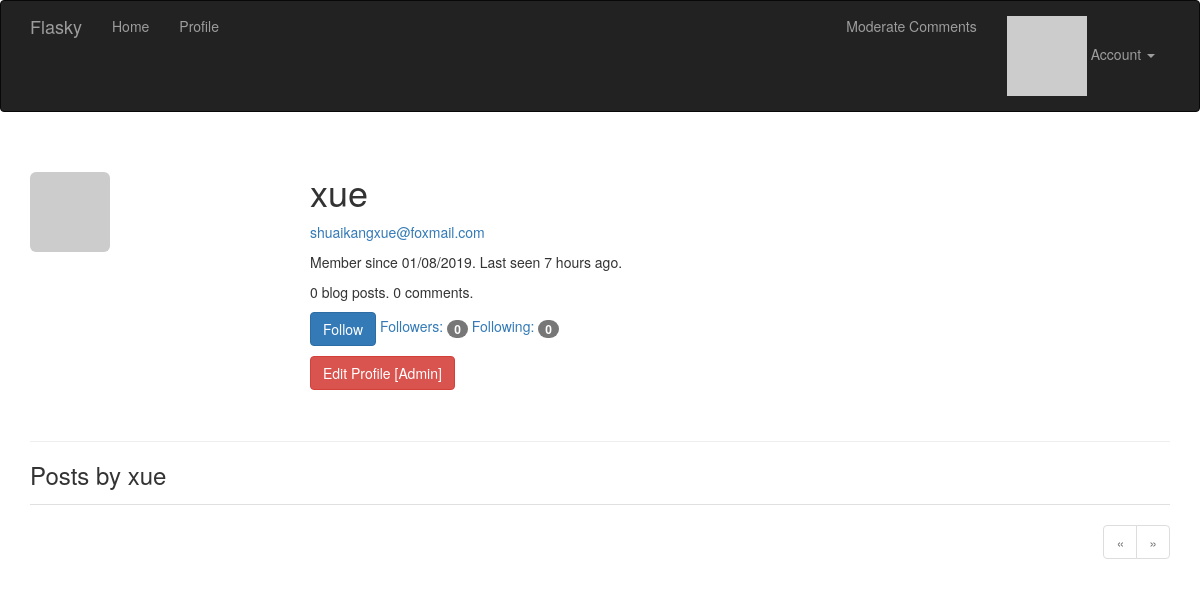
The page /user/xue (signed in) on the database its author committed.
### app/models.py (models this page shows, shortened)
class User(UserMixin, db.Model):
    __tablename__ = 'users'
    id = db.Column(db.Integer, primary_key=True)
    email = db.Column(db.String(64), unique=True, index=True)
    username = db.Column(db.String(64), unique=True, index=True)
    role_id = db.Column(db.Integer, db.ForeignKey('roles.id'))
    password_hash = db.Column(db.String(128))
    confirmed = db.Column(db.Boolean, default=False)
    name = db.Column(db.String(64))
    location = db.Column(db.String(64))
    about_me = db.Column(db.Text())
    member_since = db.Column(db.DateTime(), default=datetime.utcnow)
    last_seen = db.Column(db.DateTime(), default=datetime.utcnow)
    avatar_hash = db.Column(db.String(32))
    posts = db.relationship('Post', backref='author', lazy='dynamic')
    followed = db.relationship('Follow',
                                foreign_keys=[Follow.follower_id],
                                backref=db.backref('follower', lazy='joined'),
                                lazy='dynamic',
                                cascade='all, delete-orphan')
    followers = db.relationship('Follow',
                                foreign_keys=[Follow.followed_id],
                                backref=db.backref('followed', lazy='joined'),
                                lazy='dynamic',
                                cascade='all, delete-orphan')
    comments = db.relationship('Comment', backref='author', lazy='dynamic')
    @property
    def password(self):
        raise AttributeError('password is not a readable attribute')
    def can(self, perm):
        return self.role is not None and self.role.has_permission(perm)
    def is_administrator(self):
        return self.can(Permission.ADMIN)
    def ping(self):
        self.last_seen = datetime.utcnow()
        db.session.add(self)
    def gravatar(self, size=100, default='identicon', rating='g'):
        url = 'https://secure.gravatar.com/avatar'
        hash = self.avatar_hash or self.gravatar_hash()
        return '{url}/{hash}?s={size}&d={default}&r={rating}'.format(
            url=url, hash=hash, size=size, default=default, rating=rating)
    def is_following(self, user):
        if user.id is None:
            return False
        return self.followed.filter_by(
                    followed_id=user.id).first() is not None

### app/main/views.py (the view)
@main.route('/user/<username>')
def user(username):
    user = User.query.filter_by(username=username).first_or_404()
    page = request.args.get('page', 1, type=int)
    pagination = user.posts.order_by(Post.timestamp.desc()).paginate(
            page, per_page=current_app.config['FLASKY_POSTS_PER_PAGE'],
            error_out=False)
    posts = pagination.items
    return render_template('user.html', user=user, posts=posts,
            pagination=pagination)

### app/auth/views.py (called while the page is built)
@auth.before_app_request
def before_request():
    if current_user.is_authenticated:
        current_user.ping()
        if not current_user.confirmed \
                and request.endpoint \
                and request.blueprint != 'auth' \
                and request.endpoint != 'static':
            return redirect(url_for('auth.unconfirmed'))

### app/main/__init__.py (called while the page is built)
@main.app_context_processor
def inject_permissions():
    return dict(Permission=Permission)

### app/main/views.py (called while the page is built)
@main.after_app_request
def after_request(response):
    for query in get_debug_queries():
        if query.duration >= current_app.config['FLASKY_SLOW_DB_QUERY_TIME']:
            current_app.logger.warning(
                'Slow query: %s\nParameters: %s\nDuration: %fs\nContext: %s\n'
                % (query.statement, query.parameters, query.duration,
                    query.context))
    return response

### app/models.py (called while the page is built)
@login_manager.user_loader
def load_user(user_id):
    return User.query.get(int(user_id))

    def has_permission(self, perm):
        return self.permissions & perm == perm

### app/templates/user.html (shortened to what this page needs)
{% extends "base.html" %}
{% import "_macros.html" as macros %}
{% block page_content %}
<div class="page-header">
    <img class="img-rounded profile-thumbnail" src="{{ user.gravatar(size=256) }}">
    <div class="profile-header">
      <h1>{{ user.username }}</h1>
      {% if current_user.is_administrator() %}
      <p><a href="mailto:{{ user.email }}">{{ user.email }}</a></p>
      {% endif %}
      <p>Member since {{ moment(user.member_since).format('L') }}. Last seen {{ moment(user.last_seen).fromNow() }}.</p>
      <p>{{ user.posts.count() }} blog posts. {{ user.comments.count() }} comments.</p>
      <p>
          {% if current_user.can(Permission.FOLLOW) and user != current_user %}
              {% if not current_user.is_following(user) %}
              <a href="{{ url_for('.follow', username=user.username) }}" class="btn btn-primary">Follow</a>
              {% else %}
              <a href="{{ url_for('.unfollow', username=user.username) }}" class="btn btn-default">Unfollow</a>
              {% endif %}
          {% endif %}
          <a href="{{ url_for('.followers', username=user.username) }}">Followers: <span class="badge">{{ user.followers.count() - 1 }}</span></a>
          <a href="{{ url_for('.followed_by', username=user.username) }}">Following: <span class="badge">{{ user.followed.count() - 1 }}</span></a>
      </p>
      <p>
          {% if current_user.is_administrator() %}
          <a class="btn btn-danger" href="{{ url_for('.edit_profile_admin', id=user.id) }}">Edit Profile [Admin]</a>
          {% endif %}
      </p>
    </div>
</div>
<h3>Posts by {{ user.username }}</h3>
{% include '_posts.html' %}
{% if pagination %}
<div class="pagination">
    {{ macros.pagination_widget(pagination, '.user', username=user.username) }}
</div>
{% endif %}
{% endblock %}

### app/templates/base.html (shortened to what this page needs)
{% extends "bootstrap/base.html" %}
{% block head %}
{{ super() }}
<link rel="stylesheet" type="text/css" href="{{ url_for('static', filename='styles.css') }}">
{% endblock %}
{% block navbar %}
<div class="navbar navbar-inverse" role="navigation">
    <div class="container">
        <div class="navbar-header">
            <a class="navbar-brand" href="{{ url_for('main.index') }}">Flasky</a>
        </div>
        <div class="navbar-collapse collapse">
            <ul class="nav navbar-nav">
                <li><a href="{{ url_for('main.index') }}">Home</a></li>
                {% if current_user.is_authenticated %}
                <li><a href="{{ url_for('main.user', username=current_user.username) }}">Profile</a></li>
                {% endif %}
            </ul>
            <ul class="nav navbar-nav navbar-right">
                {% if current_user.can(Permission.MODERATE) %}
                <li><a href="{{ url_for('main.moderate') }}">Moderate Comments</a></li>
                {% endif %}
              {% if current_user.is_authenticated %}
              <li class="dropdown">
                <a href="#" class="dropdown-toggle" data-toggle="dropdown">
                  <img src="{{ current_user.gravatar(size=18) }}">
                  Account <b class="caret"></b>
                </a>
              </li>
              {% else %}
              <li><a href="{{ url_for('auth.login') }}">Log In</a></li>
              {% endif %}
            </ul>
        </div>
    </div>
</div>
{% endblock %}
{% block content %}
<div class="container">
  {% block page_content %}{% endblock %}
</div>
{% endblock %}

### app/templates/_macros.html (shortened to what this page needs)
{% macro pagination_widget(pagination, endpoint, fragment='') %}
<ul class="pagination">
    <li{% if not pagination.has_prev %} class="disabled"{% endif %}>
        <a href="{% if pagination.has_prev %}{{ url_for(endpoint, page=pagination.prev_num, **kwargs) }}{{ fragment }}{% else %}#{% endif %}">
            &laquo;
        </a>
    </li>
    <li{% if not pagination.has_next %} class="disabled"{% endif %}>
        <a href="{% if pagination.has_next %}{{ url_for(endpoint, page=pagination.next_num, **kwargs) }}{{ fragment }}{% else %}#{% endif %}">
            &raquo;
        </a>
    </li>
</ul>
{% endmacro %}

### app/templates/_posts.html (shortened to what this page needs)
<ul class="posts">
</ul>

### app/static/styles.css (style rules this page uses)
.profile-thumbnail { position: absolute; }
.profile-header { min-height: 260px; margin-left: 280px; }
ul.posts { list-style-type: none; padding: 0px; margin: 16px 0px 0px 0px; border-top: 1px solid #e0e0e0; }
div.pagination { width: 100%; text-align: right; padding: 0px; margin: 0px; }

### rows shown on the page
User: username "xue", email "shuaikangxue@foxmail.com", member_since "01/08/2019", last_seen "7 hours ago"

### other values the page prints
{{ user.posts.count() }} "0"
{{ user.comments.count() }} "0"
{{ user.followers.count() - 1 }} "0"
{{ user.followed.count() - 1 }} "0"
